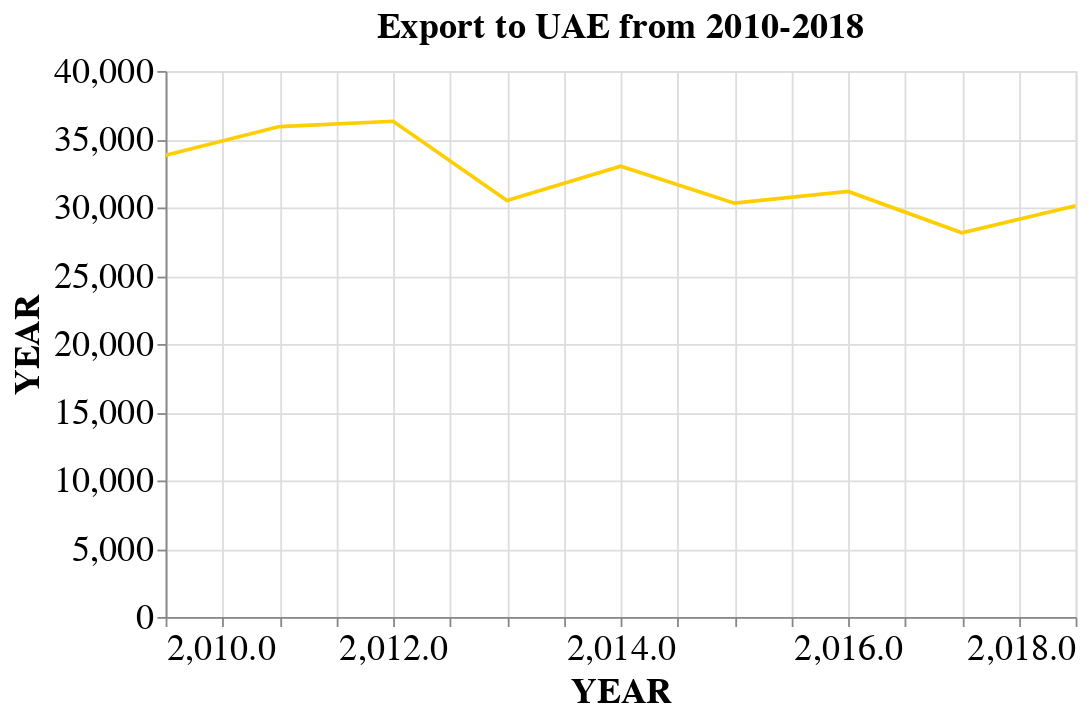

The notebook cell saved with this chart:
### Code cell
alt.Chart(uae,title='Export to UAE from 2010-2018').mark_line(color='#FECE00').encode(x=alt.X('year',axis=alt.Axis(title='YEAR')),y=alt.Y('value',axis=alt.Axis(title='YEAR'))).properties(width=500).configure_axis(labelFontSize=20,titleFontSize=20).configure_title(fontSize=20)

### Figure 1 — Vega-Lite specification as saved in the notebook (floating-point values rounded to 4 significant figures)
{"config": {"view": {"continuousWidth": 400, "continuousHeight": 300}, "axis": {"labelFontSize": 20, "titleFontSize": 20}, "title": {"fontSize": 20}}, "data": {"name": "data-eb4942e90845e6c48981298116d1a7cb"}, "mark": {"type": "line", "color": "#FECE00"}, "encoding": {"x": {"type": "quantitative", "axis": {"title": "YEAR"}, "field": "year"}, "y": {"type": "quantitative", "axis": {"title": "YEAR"}, "field": "value"}}, "title": "Export to UAE from 2010-2018", "width": 500, "$schema": "https://vega.github.io/schema/vega-lite/v4.8.1.json", "datasets": {"data-eb4942e90845e6c48981298116d1a7cb": [{"year": 2010, "country": "U ARAB EMTS", "value": 33820.0}, {"year": 2011, "country": "U ARAB EMTS", "value": 35930.0}, {"year": 2012, "country": "U ARAB EMTS", "value": 36320.0}, {"year": 2013, "country": "U ARAB EMTS", "value": 30520.0}, {"year": 2014, "country": "U ARAB EMTS", "value": 33030.0}, {"year": 2015, "country": "U ARAB EMTS", "value": 30320.0}, {"year": 2016, "country": "U ARAB EMTS", "value": 31180.0}, {"year": 2017, "country": "U ARAB EMTS", "value": 28150.0}, {"year": 2018, "country": "U ARAB EMTS", "value": 30130.0}]}}
